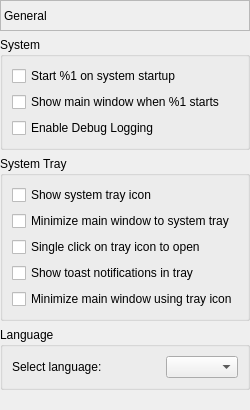
       <widget class="QWidget" name="pageGeneral">
        <layout class="QVBoxLayout" name="verticalLayout_5">
         <property name="leftMargin">
          <number>0</number>
         </property>
         <property name="topMargin">
          <number>0</number>
         </property>
         <property name="rightMargin">
          <number>0</number>
         </property>
         <property name="bottomMargin">
          <number>0</number>
         </property>
         <item>
          <widget class="QLabel" name="lblGeneralPage">
           <property name="sizePolicy">
            <sizepolicy hsizetype="Preferred" vsizetype="Fixed">
             <horstretch>0</horstretch>
             <verstretch>0</verstretch>
            </sizepolicy>
           </property>
           <property name="minimumSize">
            <size>
             <width>0</width>
             <height>31</height>
            </size>
           </property>
           <property name="frameShape">
            <enum>QFrame::Shape::StyledPanel</enum>
           </property>
           <property name="frameShadow">
            <enum>QFrame::Shadow::Sunken</enum>
           </property>
           <property name="text">
            <string>General</string>
           </property>
          </widget>
         </item>
         <item>
          <widget class="QGroupBox" name="grpSystem">
           <property name="title">
            <string>System</string>
           </property>
           <layout class="QVBoxLayout" name="verticalLayout_2">
            <item>
             <widget class="QCheckBox" name="chkAutoStart">
              <property name="text">
               <string>Start %1 on system startup</string>
              </property>
             </widget>
            </item>
            <item>
             <widget class="QCheckBox" name="chkAutoShow">
              <property name="text">
               <string>Show main window when %1 starts</string>
              </property>
             </widget>
            </item>
            <item>
             <widget class="QCheckBox" name="chklmDebugLog">
              <property name="text">
               <string>Enable Debug Logging</string>
              </property>
             </widget>
            </item>
           </layout>
          </widget>
         </item>
         <item>
          <widget class="QGroupBox" name="grpSysTray">
           <property name="title">
            <string>System Tray</string>
           </property>
           <layout class="QVBoxLayout" name="verticalLayout_3">
            <item>
             <widget class="QCheckBox" name="chkSysTray">
              <property name="text">
               <string>Show system tray icon</string>
              </property>
             </widget>
            </item>
            <item>
             <widget class="QCheckBox" name="chkMinimizeTray">
              <property name="text">
               <string>Minimize main window to system tray</string>
              </property>
             </widget>
            </item>
            <item>
             <widget class="QCheckBox" name="chkSingleClickTray">
              <property name="text">
               <string>Single click on tray icon to open</string>
              </property>
             </widget>
            </item>
            <item>
             <widget class="QCheckBox" name="chkSysTrayMsg">
              <property name="text">
               <string>Show toast notifications in tray</string>
              </property>
             </widget>
            </item>
            <item>
             <widget class="QCheckBox" name="chkAllowSysTrayMin">
              <property name="text">
               <string>Minimize main window using tray icon</string>
              </property>
             </widget>
            </item>
           </layout>
          </widget>
         </item>
         <item>
          <widget class="QGroupBox" name="grpLanguage">
           <property name="title">
            <string>Language</string>
           </property>
           <layout class="QVBoxLayout" name="verticalLayout_4">
            <item>
             <layout class="QHBoxLayout" name="horizontalLayout_2">
              <item>
               <widget class="QLabel" name="lblLanguageDesc">
                <property name="text">
                 <string>Select language:</string>
                </property>
               </widget>
              </item>
              <item>
               <spacer name="horizontalSpacer_9">
                <property name="orientation">
                 <enum>Qt::Orientation::Horizontal</enum>
                </property>
                <property name="sizeHint" stdset="0">
                 <size>
                  <width>40</width>
                  <height>20</height>
                 </size>
                </property>
               </spacer>
              </item>
              <item>
               <widget class="QComboBox" name="cboLanguage">
                <property name="sizePolicy">
                 <sizepolicy hsizetype="Expanding" vsizetype="Fixed">
                  <horstretch>0</horstretch>
                  <verstretch>0</verstretch>
                 </sizepolicy>
                </property>
               </widget>
              </item>
             </layout>
            </item>
           </layout>
          </widget>
         </item>
         <item>
          <spacer name="verticalSpacer">
           <property name="orientation">
            <enum>Qt::Orientation::Vertical</enum>
           </property>
           <property name="sizeHint" stdset="0">
            <size>
             <width>20</width>
             <height>20</height>
            </size>
           </property>
          </spacer>
         </item>
        </layout>
       </widget>
